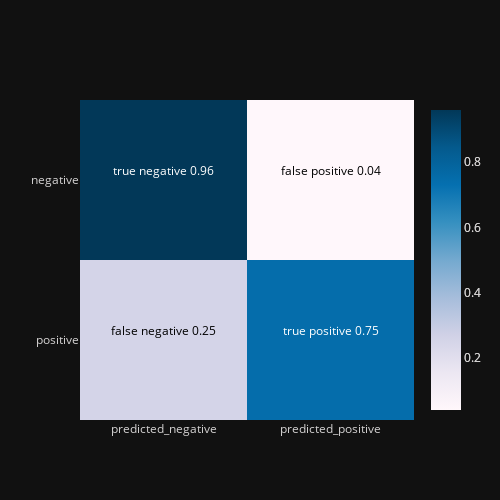

The code cell stored with this chart in its notebook:
### Code cell
# Сделаем красивый график матрицы ошибок

fig = make_subplots(1,1)

fig.add_trace(go.Heatmap(
     y = [ 'positive', 'negative'],
     x = ['predicted_negative', 'predicted_positive'],
     z = [matrix[1, :], matrix[0, :]],
     colorscale = 'PuBu'
))

fig.add_trace(go.Heatmap(
     y = [ 'positive', 'negative'],
     x = ['predicted_negative', 'predicted_positive'],
     z = [matrix[1, :], matrix[0, :]],
     colorscale = 'PuBu'
))

fig.add_annotation(x=0, y=0,
            text = "false negative " + str(round(matrix[1,0], 2)),
            showarrow=False,
            font = dict(color = 'black'),
            yshift=10)

fig.add_annotation(x=1, y=1,
            text = "false positive " + str(round(matrix[0,1], 2)),
            showarrow=False,
            font = dict(color = 'black'),
            yshift=10)

fig.add_annotation(x=1, y=0,
            text = "true positive " + str(round(matrix[1,1], 2)),
            showarrow=False,
            font = dict(color = 'white'),
            yshift=10)

fig.add_annotation(x=0, y=1,
            text = "true negative " + str(round(matrix[0,0], 2)),
            showarrow=False,
            font = dict(color = 'white'),
            yshift=10)


fig.update_layout(height = 500,
                  width = 500,
                  template = 'plotly_dark',
                  font_color = 'rgba(212, 210, 210, 1)',
                 ).show()

### Figure 1 — Plotly figure (JSON) as saved in the notebook; plotly's stock layout.template omitted (floating-point values rounded to 4 significant figures)
{"data": [{"colorscale": [[0, "rgb(255,247,251)"], [0.125, "rgb(236,231,242)"], [0.25, "rgb(208,209,230)"], [0.375, "rgb(166,189,219)"], [0.5, "rgb(116,169,207)"], [0.625, "rgb(54,144,192)"], [0.75, "rgb(5,112,176)"], [0.875, "rgb(4,90,141)"], [1, "rgb(2,56,88)"]], "type": "heatmap", "x": ["predicted_negative", "predicted_positive"], "y": ["positive", "negative"], "z": [[0.2548, 0.7452], [0.9592, 0.04082]]}, {"colorscale": [[0, "rgb(255,247,251)"], [0.125, "rgb(236,231,242)"], [0.25, "rgb(208,209,230)"], [0.375, "rgb(166,189,219)"], [0.5, "rgb(116,169,207)"], [0.625, "rgb(54,144,192)"], [0.75, "rgb(5,112,176)"], [0.875, "rgb(4,90,141)"], [1, "rgb(2,56,88)"]], "type": "heatmap", "x": ["predicted_negative", "predicted_positive"], "y": ["positive", "negative"], "z": [[0.2548, 0.7452], [0.9592, 0.04082]]}], "layout": {"annotations": [{"font": {"color": "black"}, "showarrow": false, "text": "false negative 0.25", "x": 0, "y": 0, "yshift": 10}, {"font": {"color": "black"}, "showarrow": false, "text": "false positive 0.04", "x": 1, "y": 1, "yshift": 10}, {"font": {"color": "white"}, "showarrow": false, "text": "true positive 0.75", "x": 1, "y": 0, "yshift": 10}, {"font": {"color": "white"}, "showarrow": false, "text": "true negative 0.96", "x": 0, "y": 1, "yshift": 10}], "font": {"color": "rgba(212, 210, 210, 1)"}, "height": 500, "width": 500, "xaxis": {"anchor": "y", "domain": [0, 1]}, "yaxis": {"anchor": "x", "domain": [0, 1]}}}
